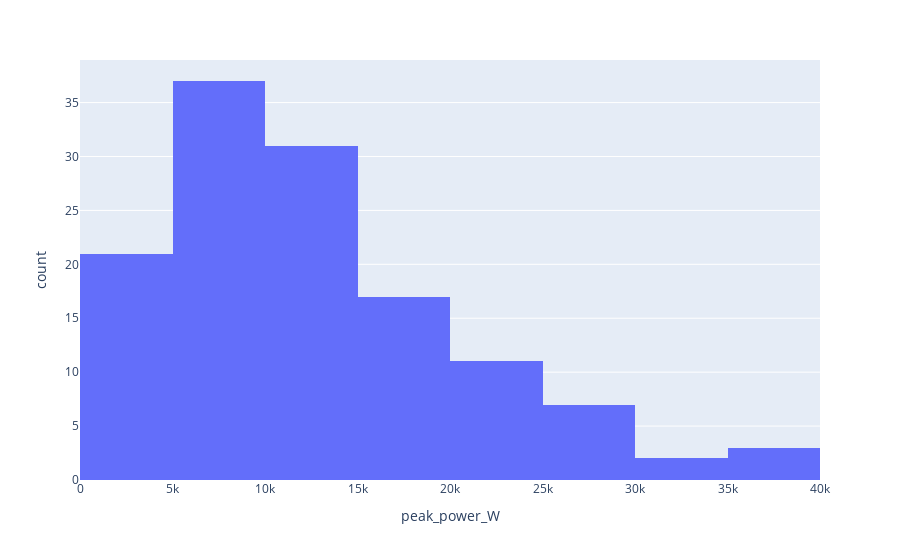

Notebook code cell kept with this figure:
### Code cell
px.histogram(df, x="peak_power_W")

### Figure 1 — Plotly figure (JSON) as saved in the notebook; plotly's stock layout.template omitted (floating-point values rounded to 4 significant figures; data arrays with more than 128 entries replaced by an {"elided": "..."} marker saying what was removed)
{"data": [{"alignmentgroup": "True", "bingroup": "x", "hovertemplate": "peak_power_W=%{x}<br>count=%{y}<extra></extra>", "legendgroup": "", "marker": {"color": "#636efa", "pattern": {"shape": ""}}, "name": "", "offsetgroup": "", "orientation": "v", "showlegend": false, "type": "histogram", "x": {"elided": "129 int values"}, "xaxis": "x", "yaxis": "y"}], "layout": {"barmode": "relative", "legend": {"tracegroupgap": 0}, "margin": {"t": 60}, "xaxis": {"anchor": "y", "domain": [0, 1], "title": {"text": "peak_power_W"}}, "yaxis": {"anchor": "x", "domain": [0, 1], "title": {"text": "count"}}}}
